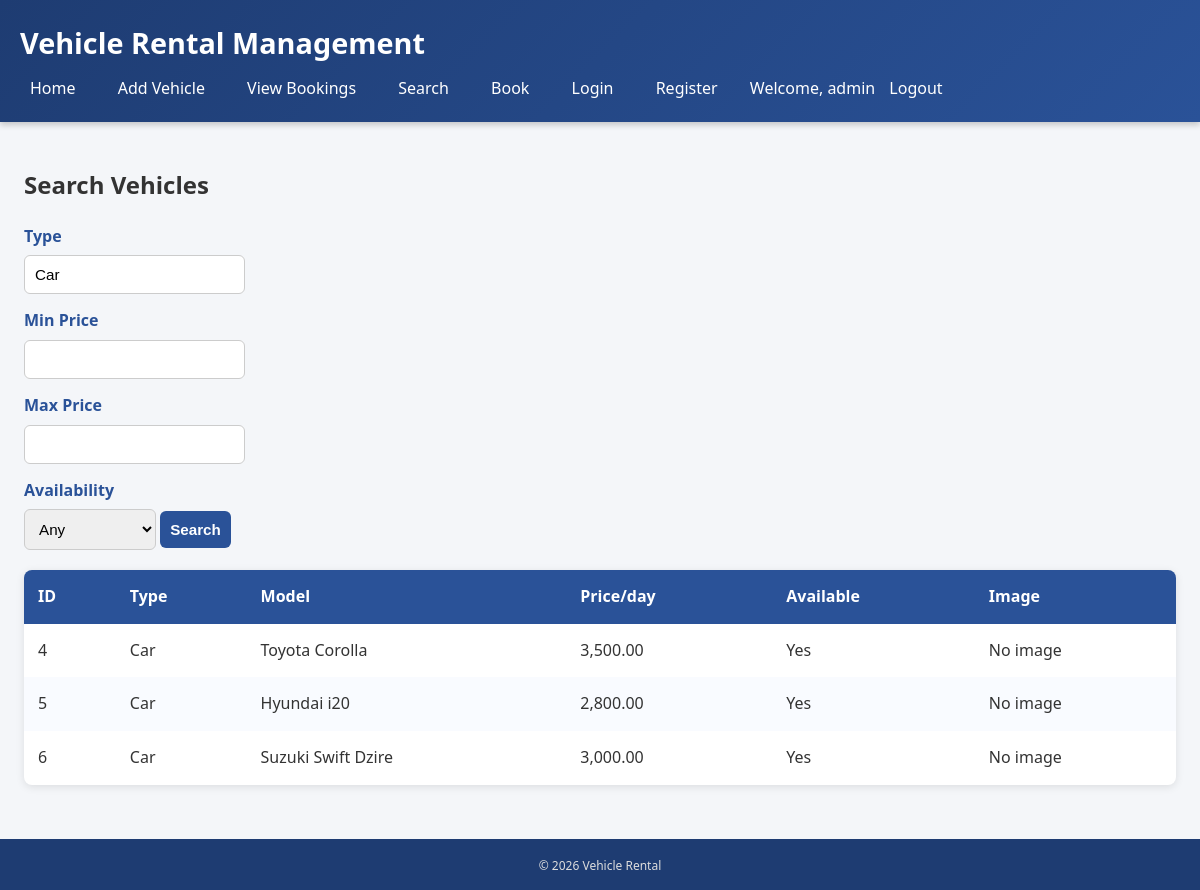
The app's page /public/search.php?type=Car (signed in) with its own data.
### tables this page shows
CREATE TABLE `vehicles` (
  `id` int(11) NOT NULL,
  `type` varchar(50) NOT NULL,
  `model` varchar(50) NOT NULL,
  `rent_price` decimal(10,2) NOT NULL,
  `available` tinyint(1) NOT NULL DEFAULT 1,
  `image` varchar(255) DEFAULT NULL
);

### includes/functions.php (called while the page is built, shortened)
<?php
function e($str) {
    return htmlspecialchars((string)$str, ENT_QUOTES, 'UTF-8');
}

### public/search.php (the view, shortened to what this page needs)
<?php
require_once __DIR__ . '/../config/db.php';
require_once __DIR__ . '/../includes/functions.php';
require_once __DIR__ . '/../includes/header.php';
$type = trim($_GET['type'] ?? '');
$min_price = trim($_GET['min_price'] ?? '');
$max_price = trim($_GET['max_price'] ?? '');
$query = "SELECT id, type, model, rent_price, available FROM vehicles WHERE 1=1";
$params = [];
if ($type !== '') {
    $query .= " AND LOWER(type) LIKE LOWER(?)";
    $params[] = "%$type%";
}
$stmt = $pdo->prepare($query);
$stmt->execute($params);
$results = $stmt->fetchAll();
?>
<h2>Search Vehicles</h2>
<form method="get">
    <label>Type</label>
    <input type="text" name="type" value="<?php echo e($type); ?>" placeholder="Car, Bike, Scooter">
    <label>Min Price</label>
    <input type="number" step="0.01" name="min_price" value="<?php echo e($min_price); ?>">
    <label>Max Price</label>
    <input type="number" step="0.01" name="max_price" value="<?php echo e($max_price); ?>">
    <label>Availability</label>
    <select name="availability">
        <option value="">Any</option>
    </select>
    <button type="submit">Search</button>
</form>
<?php if (!empty($results)): ?>
<table>
    <thead>
        <tr>
            <th>ID</th><th>Type</th><th>Model</th><th>Price/day</th><th>Available</th><th>Image</th>
        </tr>
    </thead>
    <tbody>
        <?php foreach ($results as $v): ?>
        <tr>
            <td><?php echo e($v['id']); ?></td>
            <td><?php echo e($v['type']); ?></td>
            <td><?php echo e($v['model']); ?></td>
            <td><?php echo e(number_format($v['rent_price'], 2)); ?></td>
            <td><?php echo $v['available'] ? 'Yes' : 'No'; ?></td>
            <td>
                <?php if (!empty($v['image'])): ?>
                    <img src="<?php echo '/vehicle_rental' . e($v['image']); ?>" alt="Vehicle Image" width="120">
                <?php else: ?>
                    No image
                <?php endif; ?>
            </td>
        </tr>
        <?php endforeach; ?>
    </tbody>
</table>
<?php else: ?>
<p>No results found.</p>
<?php endif; ?>
<?php require_once __DIR__ . '/../includes/footer.php'; ?>

### assets/css/style.css (style rules this page uses)
body { font-family: 'Segoe UI', Arial, sans-serif; margin: 0; padding: 0; background: #f4f6f9; color: #333; line-height: 1.6; }
table { border-collapse: collapse; width: 100%; margin-top: 20px; background: #fff; border-radius: 8px; overflow: hidden; box-shadow: 0 2px 8px rgba(0,0,0,0.1); }
th, td { padding: 14px; text-align: left; }
th { background: #2a5298; color: #fff; font-weight: 600; }
tr:nth-child(even) { background: #f9fbff; }
label { display: block; margin-top: 14px; font-weight: 600; color: #2a5298; }
input, select, button { padding: 10px; margin-top: 6px; border: 1px solid #ccc; border-radius: 6px; font-size: 0.95rem; transition: border-color 0.3s, box-shadow 0.3s; }
button { background: #2a5298; color: #fff; border: none; cursor: pointer; font-weight: 600; border-radius: 6px; transition: background 0.3s, transform 0.2s; }

### records on screen
vehicles: id "4", type "Car", model "Toyota Corolla", rent_price "3,500.00", available "Yes"
vehicles: id "5", type "Car", model "Hyundai i20", rent_price "2,800.00", available "Yes"
vehicles: id "6", type "Car", model "Suzuki Swift Dzire", rent_price "3,000.00", available "Yes"

### other values on screen
$_SESSION['username'] "admin"
